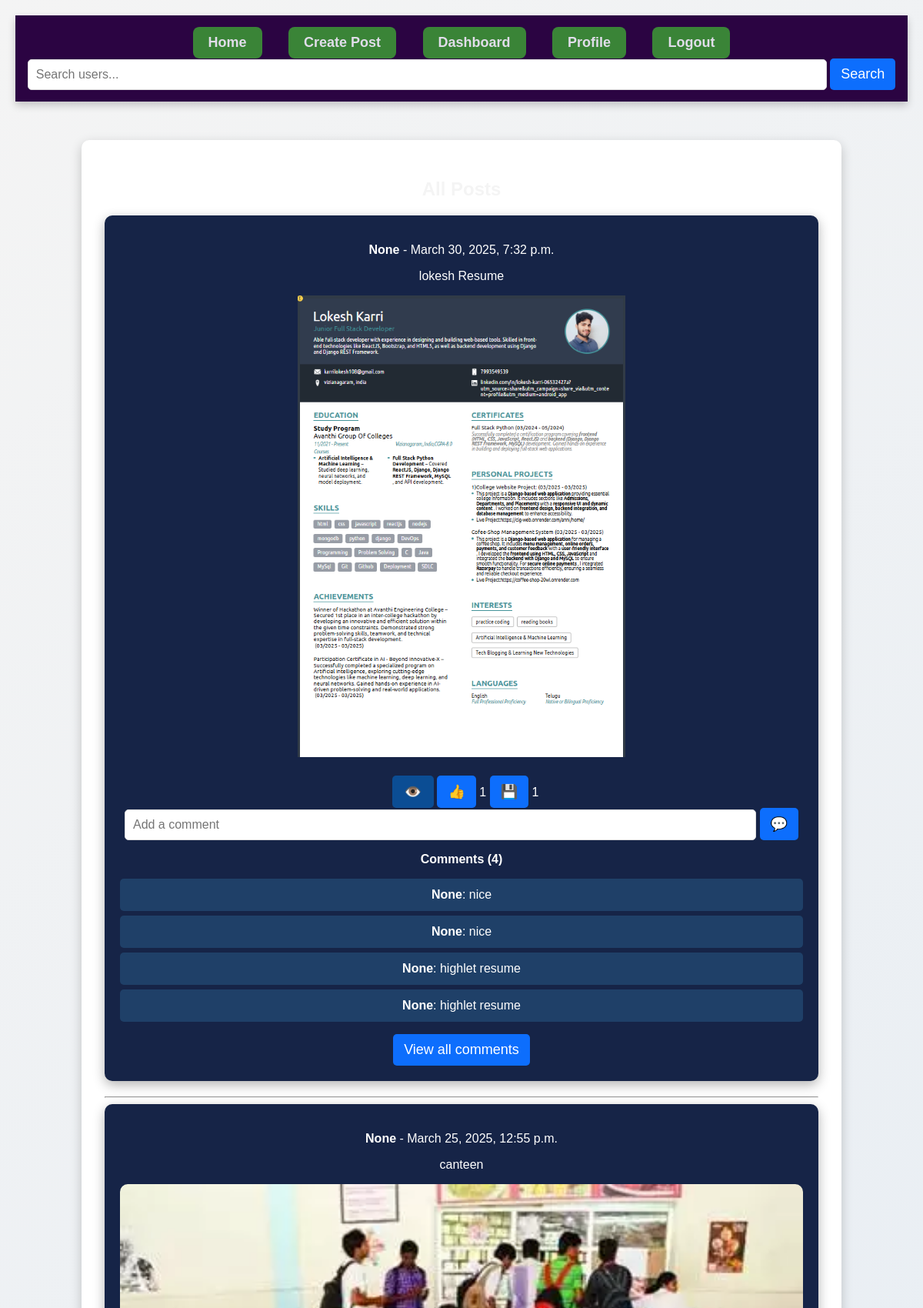
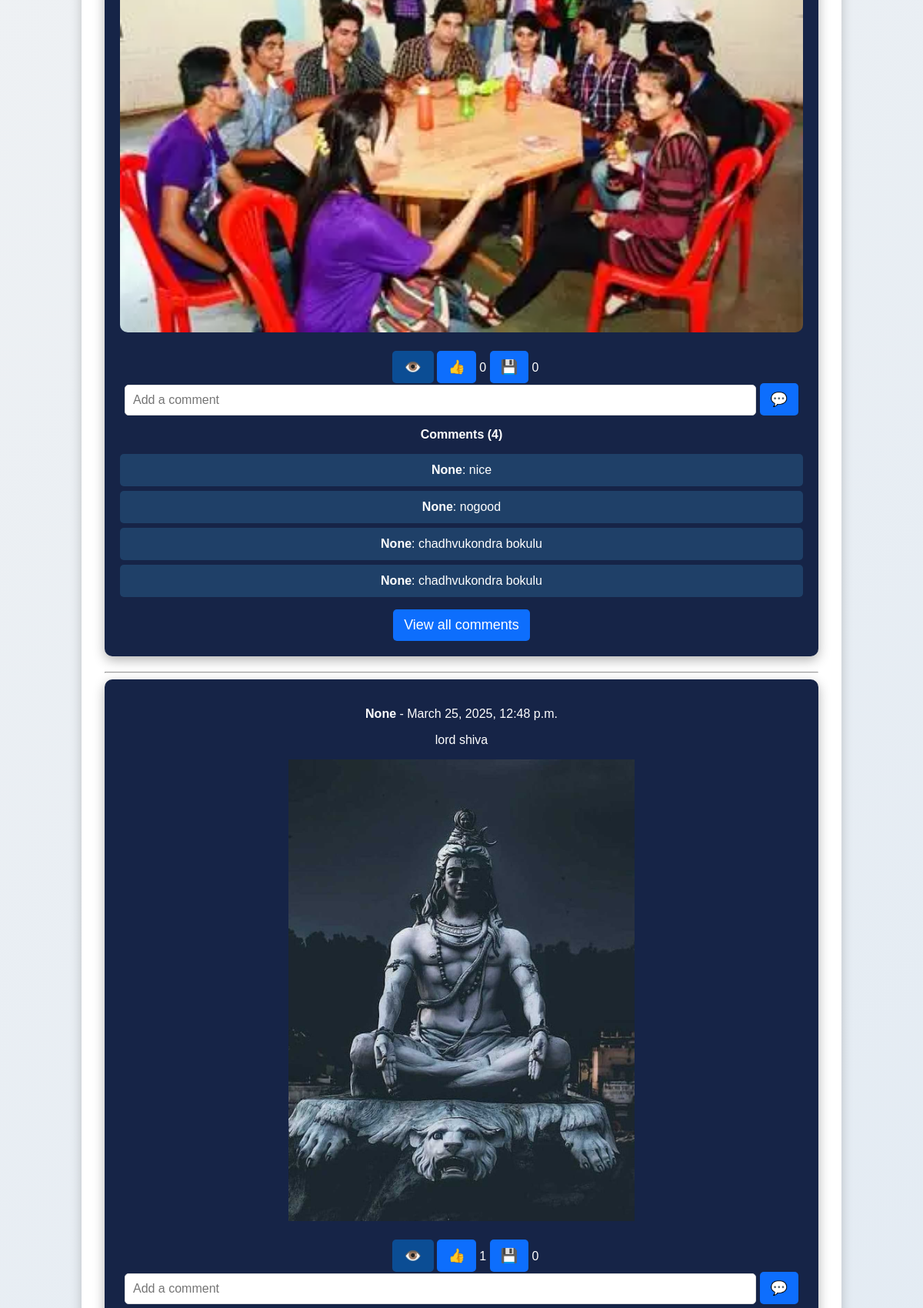
/posts/ (upper part), run on the app's committed database (2 pictures, top to bottom).
### posts/models.py (models this page shows, shortened)
class Post(models.Model):
    user = models.ForeignKey(User, on_delete=models.CASCADE, related_name="posts")
    content = models.TextField()
    image = models.ImageField(upload_to="post_images/", null=True, blank=True)
    created_at = models.DateTimeField(auto_now_add=True)
    updated_at = models.DateTimeField(auto_now_add=True)
    likes = models.ManyToManyField(User, related_name="liked_posts", blank=True)
    saved_by = models.ManyToManyField(User, related_name="saved_posts", blank=True)
    class Meta:
        ordering = ["-created_at"]  # Show latest posts first
        verbose_name_plural = "Posts"
    def total_likes(self):
        return self.likes.count()
    def total_saves(self):
        return self.saved_by.count()

class Comment(models.Model):
    user = models.ForeignKey(User, on_delete=models.CASCADE)
    post = models.ForeignKey(Post, on_delete=models.CASCADE, related_name="comments")
    content = models.TextField()
    created_at = models.DateTimeField(auto_now_add=True)
    class Meta:
        ordering = ["-created_at"]  # Show latest comments first
        verbose_name_plural = "Comments"

### users/models.py (models this page shows, shortened)
class CustomUser(AbstractBaseUser, PermissionsMixin):
    name = models.CharField(max_length=20)
    email = models.EmailField(unique=True)
    age = models.IntegerField()
    phone= models.CharField(max_length=15, unique=True, null=True, blank=True)
    otp = models.CharField(max_length=6, null=True, blank=True)
    profile_pic = models.ImageField(upload_to='profile_pics/', null=True, blank=True)
    username = models.CharField(max_length=30, unique=True, null=True, blank=True)
    bio = models.TextField(null=True, blank=True)
    first_name = models.CharField(max_length=30, null=True, blank=True)
    last_name = models.CharField(max_length=30, null=True, blank=True)
    gender = models.CharField(max_length=10, choices=[("Male", "Male"), ("Female", "Female"), ("Other", "Other")], null=True, blank=True)
    location = models.CharField(max_length=100, null=True, blank=True)
    linkedin = models.URLField(null=True, blank=True)
    github = models.URLField(null=True, blank=True)
    is_active = models.BooleanField(default=True)
    is_staff = models.BooleanField(default=False)
    firebase_uid = models.CharField(max_length=50, blank=True, null=True)
    followers = models.ManyToManyField('self', symmetrical=False, related_name='following', blank=True)
    objects = CustomUserManager()
    USERNAME_FIELD = "email"
    REQUIRED_FIELDS = ["name", "age", "phone"]

### posts/views.py (the view)
# urls.py: path('', PostListView.as_view(), name='post-list'),
class PostListView(ListView):
    model = Post
    template_name = 'posts/post_list.html'
    context_object_name = 'posts'
    ordering = ['-created_at']

### posts/templates/posts/post_list.html (shortened to what this page needs)
{% extends 'posts/base.html' %}
{% load static %}
{% block content %}
<link rel="stylesheet" href="{% static 'posts/post_list.css' %}">
<h2>All Posts</h2>
{% for post in posts %}
    <div class="post">
        <p><strong>{{ post.user.username }}</strong> - {{ post.created_at }}</p>
        <p>{{ post.content }}</p>
        {% if post.image %}
            <img src="{{ post.image.url }}" alt="Post Image" style="max-width: 100%; height: auto;">
        {% endif %}
        <br>
        <a href="{% url 'post-detail' post.id %}" class="btn btn-primary">👁️</a>
        <form action="{% url 'like-post' post.id %}" method="POST" style="display: inline;">
            <button type="submit">
                {% if request.user in post.likes.all %}
                    👎
                {% else %}
                    👍
                {% endif %}
            </button>
            <span>{{ post.total_likes }}</span>
        </form>
        <form action="{% url 'save-post' post.id %}" method="POST" style="display: inline;">
            <button type="submit">
                {% if request.user in post.saved_by.all %}
                    ❌
                {% else %}
                    💾
                {% endif %}
            </button>
            <span>{{ post.total_saves }}</span>
        </form>
        <form action="{% url 'add-comment' post.id %}" method="POST">
            <input type="text" name="content" placeholder="Add a comment" required>
            <button type="submit">💬</button>
        </form>
        <p><strong>Comments ({{ post.comments.count }})</strong></p>
        {% if post.comments.exists %}
            <ul id="limited-comments-{{ post.id }}">
                {% for comment in post.comments.all|slice:"-2:" %}
                    <li><strong>{{ comment.user.username }}</strong>: {{ comment.content }}</li>
                {% endfor %}
            </ul>
            <button id="toggle-btn-{{ post.id }}">View all comments</button>
        {% else %}
            <p>No comments yet. Be the first to comment!</p>
        {% endif %}
    </div>
    <hr>
{% endfor %}
{% endblock %}

### posts/static/posts/base.css (style rules this page uses)
body { font-family: Arial, sans-serif; background: linear-gradient(135deg, #f4f4f4, #dfe9f3); margin: 0; padding: 0; animation: fadeIn 1s ease-in-out; }
a { display: inline-block; margin-top: 20px; margin-left: 10px; color: white; font-size: 13px; font-weight: bold; text-decoration: none; background: #3a8437; padding: 10px 20px; border-radius: 8px; transition: all 0.3s ease-in-out; }

### posts/static/posts/post_list.css (style rules this page uses)
body { font-family: Arial, sans-serif; background-color: #1a1a2e; margin: 0; padding: 20px; animation: fadeIn 1s ease-in-out; color: white; }
h2 { text-align: center; color: #f4f4f4; animation: slideDown 0.8s ease-in-out; }
.post { background: #162447; padding: 20px; border-radius: 10px; box-shadow: 0px 5px 15px rgba(0, 0, 0, 0.3); margin-bottom: 20px; animation: slideIn 0.7s ease-in-out; transition: transform 0.3s ease-in-out, box-shadow 0.3s ease-in-out; max-width: 900px; margin-left: auto; margin-right: auto; }
.post img { width: 100%; height: auto; max-height: 600px; object-fit: contain; border-radius: 10px; transition: transform 0.3s ease-in-out; }
.btn { display: inline-block; padding: 10px 16px; font-size: 18px; border-radius: 5px; text-decoration: none; transition: all 0.3s ease-in-out; }
.btn-primary { background: #0b4d94; color: white; }
button { background: #0d6efd; color: white; border: none; padding: 10px 14px; font-size: 18px; border-radius: 5px; cursor: pointer; transition: all 0.3s ease-in-out; }
input[type="text"] { width: 90%; padding: 10px; border: 1px solid #ddd; border-radius: 5px; font-size: 16px; transition: border 0.3s ease-in-out, transform 0.2s; }
ul { list-style: none; padding: 0; }
ul li { background: #1f4068; padding: 12px; margin: 6px 0; border-radius: 5px; transition: transform 0.3s ease-in-out; }

### data on the page
Post: user.username "None", created_at "March 30, 2025, 7:32 p.m.", content "lokesh Resume", image (picture), total_likes "1", total_saves "1", comments.count "4"
Comment: user.username "None", content "nice"
Comment: user.username "None", content "nice"
Comment: user.username "None", content "highlet resume"
Comment: user.username "None", content "highlet resume"
Post: user.username "None", created_at "March 25, 2025, 12:55 p.m.", content "canteen", image (picture), total_likes "0", total_saves "0", comments.count "4"
Comment: user.username "None", content "nice"
Comment: user.username "None", content "nogood"
Comment: user.username "None", content "chadhvukondra bokulu"
Comment: user.username "None", content "chadhvukondra bokulu"
Post: user.username "None", created_at "March 25, 2025, 12:48 p.m.", content "lord shiva", image (picture), total_likes "1", total_saves "0"
